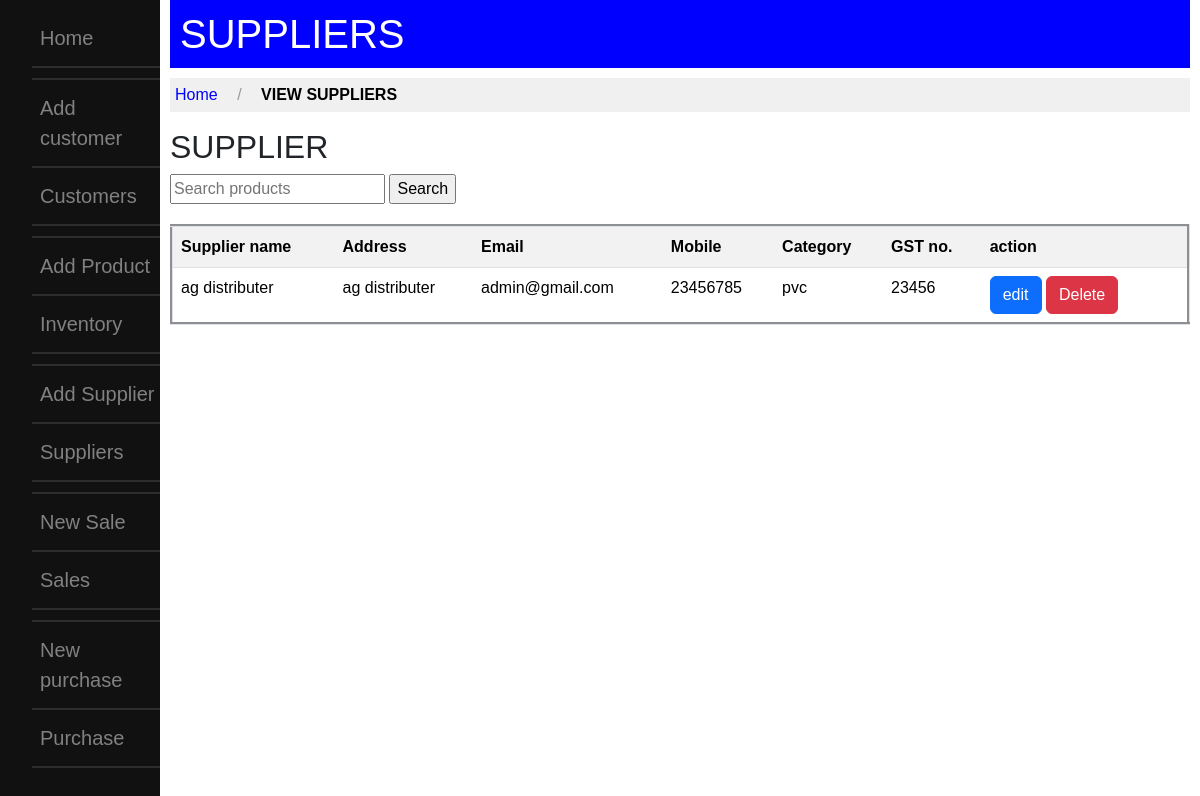
The app's page /supplier_view, older data.
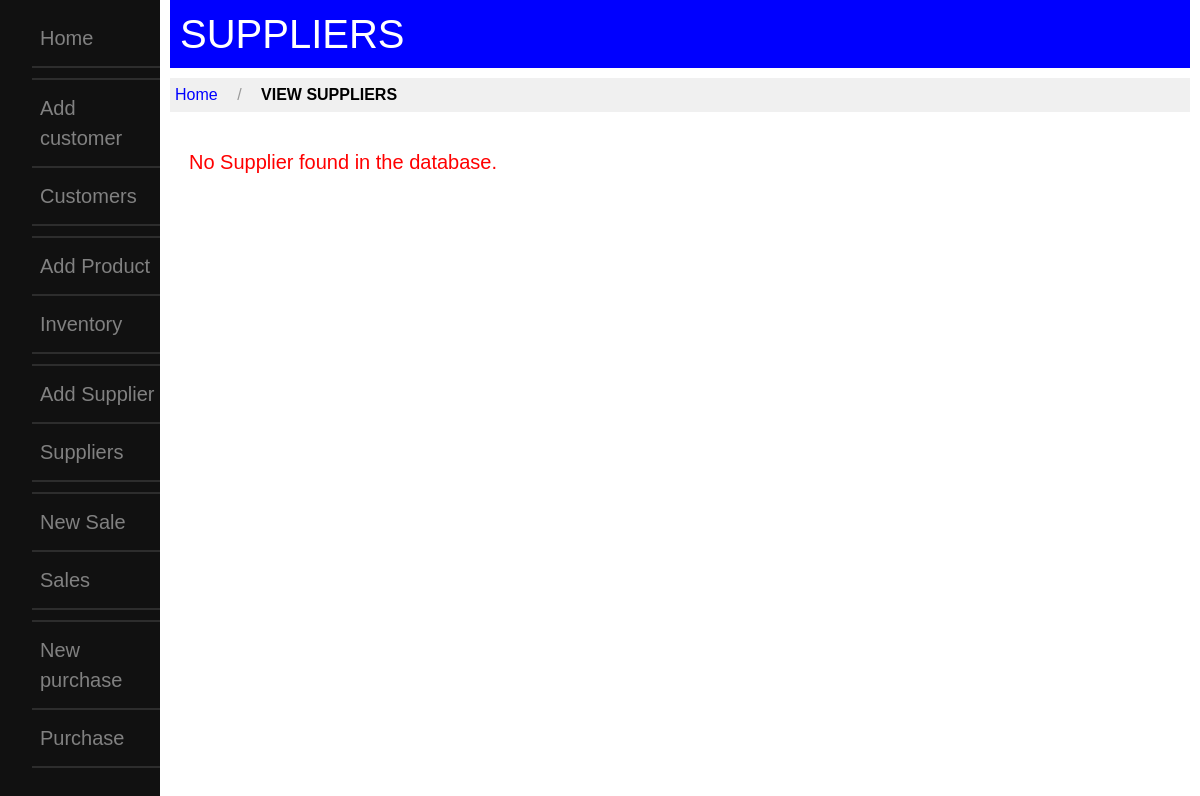
The same page, newer data.
### movies/models.py (models this page shows, shortened)
class Supplier(models.Model):
    sup_name = models.CharField(max_length=100, null=True)
    sup_add = models.TextField(null=True)
    sup_category = models.CharField(max_length=100, null=True)
    sup_gstno = models.CharField(max_length=20, blank=True, null=True)
    sup_email = models.EmailField(null=True)
    sup_cpn = models.CharField(max_length=100, blank=True, null=True)
    sup_mob = models.CharField(max_length=15, null=True)

### movies/views.py (the view)
# urls.py: path('supplier_view', views.supplier_view, name='supplier_view'),
def supplier_view(request):
    search = request.GET.get('search', '')
    suppliers = Supplier.objects.filter(sup_name__icontains=search)
    return render(request, 'supplier_view.html', {'suppliers': suppliers})

### templates/supplier_view.html (shortened to what this page needs)
{% extends 'base_layout.html' %}
{% block content %}
<body>
<div class="main">
<section id="content">
    <main>
        <h1 class="title">SUPPLIERS</h1>
        <ul class="breadcrumbs">
            <li><a href="{% url 'base' %}">Home  </a></li>
            <li class="divider">/</li>
            <li><a href="#" class="active">VIEW SUPPLIERS</a></li>
        </ul>
        {% if suppliers %}
            <main>
                <h2>SUPPLIER</h2>
                <form method="get">
                    <input type="text" name="search" placeholder="Search products" value="{{ request.GET.search|default:'' }}">
                    <input type="submit" value="Search">
                </form>
                <table border='3' class='table table-striped'>
                    <th>Supplier name</th><th> Address</th><th> Email</th><th>Mobile</th><th>Category</th><th>GST no.</th><th>action</th><th></th>
                    {% for supplier in suppliers %}
                        <tr>
                            <td>{{ supplier.sup_name }}</td>
                            <td>{{ supplier.sup_add }}</td>
                            <td>{{ supplier.sup_email }}</td>
                            <td>{{ supplier.sup_mob }}</td>
                            <td>{{ supplier.sup_category }}</td>
                            <td>{{ supplier.sup_gstno }}</td>
                            <td><a href="{% url 'supplier_edit' supplier.id %}"class="btn btn-primary">edit</a>  <a href="{% url 'supplier_del' supplier.id %}"class="btn btn-danger">Delete</a></td>
                        </tr>
                    {% endfor %}
                </table>
            </main>
        {% else %}
            <p>No Supplier found in the database.</p>
        {% endif %}
    </main>
</section>
{% endblock content %}

Row changes from the older to the newer data that the page shows:
removed Supplier: sup_name "ag distributer", sup_add "ag distributer", sup_email "admin@gmail.com", sup_mob "23456785", sup_category "pvc", sup_gstno "23456"
Text that changed along with them:
form field value: "Search" → (not shown)
text no longer shown: "SUPPLIER Supplier name Address Email Mobile Category GST no. action"
text now shown: "No Supplier found in the database."
